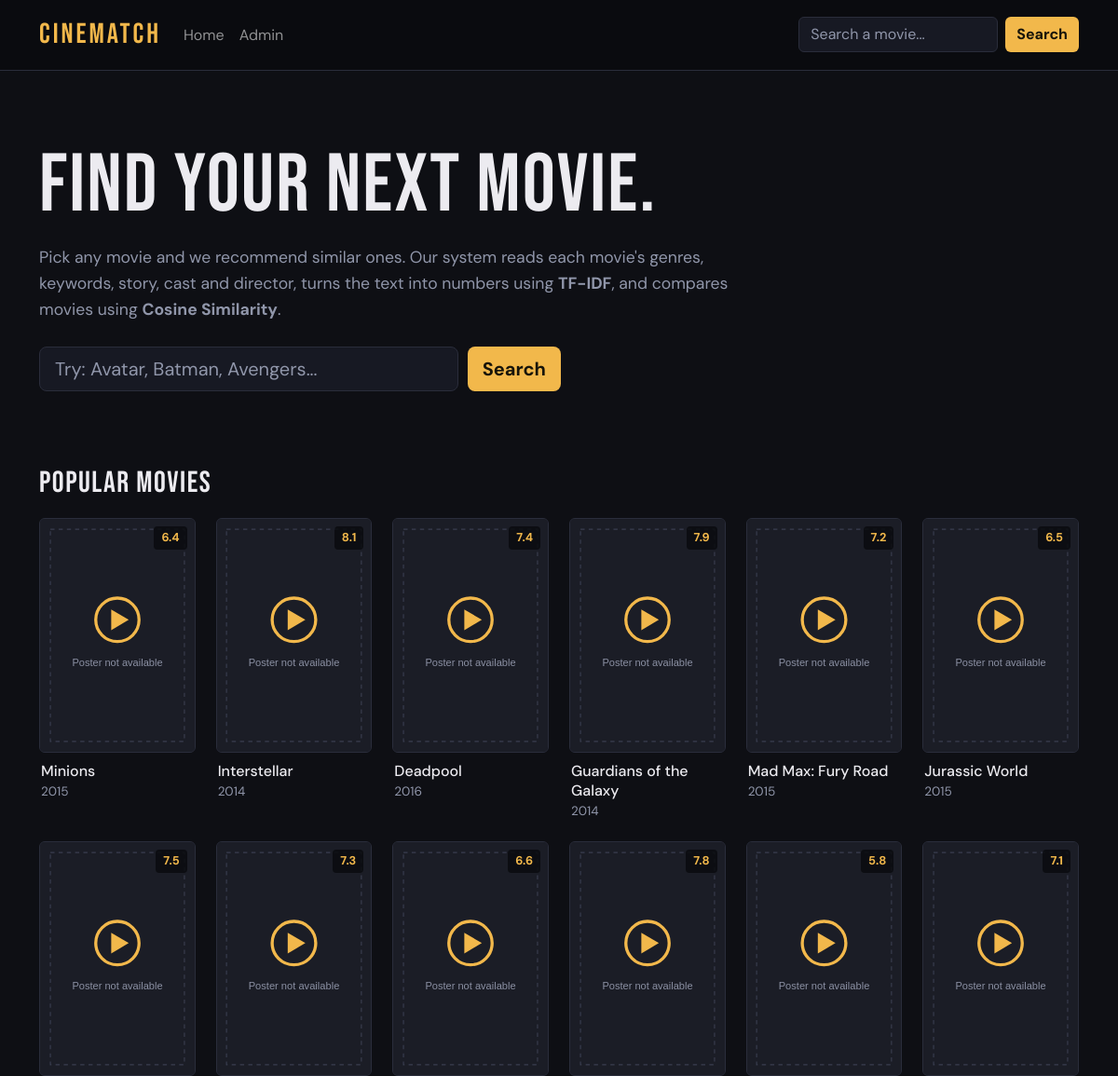
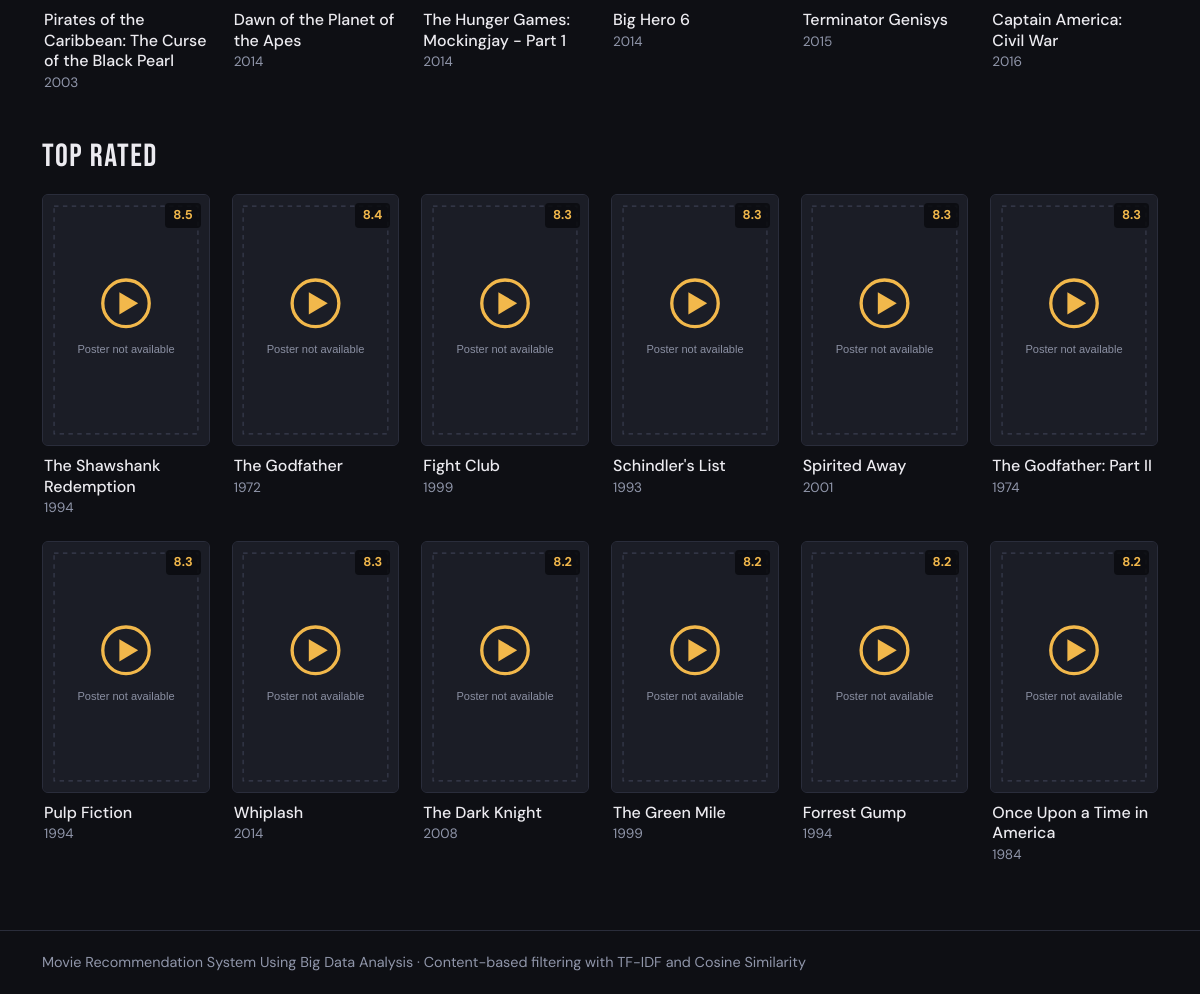
The page / on the database its author committed (2 pictures, top to bottom).
### movies/models.py (models this page shows, shortened)
class Movie(models.Model):
    movie_id = models.IntegerField(unique=True, help_text="TMDB movie id")
    title = models.CharField(max_length=255)
    genres = models.CharField(max_length=255, blank=True, help_text="Comma separated, e.g. Action, Adventure")
    keywords = models.TextField(blank=True, help_text="Comma separated")
    overview = models.TextField(blank=True)
    cast = models.CharField(max_length=500, blank=True, help_text="Comma separated")
    director = models.CharField(max_length=255, blank=True)
    vote_average = models.FloatField(default=0)
    vote_count = models.IntegerField(default=0)
    release_year = models.IntegerField(null=True, blank=True)
    popularity = models.FloatField(default=0)
    poster_path = models.CharField(max_length=255, blank=True)
    tags = models.TextField(blank=True, help_text="Leave empty: it is created automatically")
    class Meta:
        ordering = ["-popularity"]
    @property
    def poster_url(self):
        if self.poster_path:
            return POSTER_BASE_URL + self.poster_path
        return static("images/no-poster.svg")

### movies/views.py (the view)
# urls.py: path("", views.home, name="home"),
def home(request):
    context = {
        "dataset_missing": not Movie.objects.exists(),
        "popular_movies": Movie.objects.order_by("-popularity")[:12],
        "top_rated_movies": Movie.objects.filter(vote_count__gte=1000).order_by("-vote_average")[:12],
    }
    return render(request, "home.html", context)

### templates/home.html (shortened to what this page needs)
{% extends "base.html" %}
{% block content %}
<section class="hero">
  <h1>Find your next movie.</h1>
  <p class="lead-text">
    Pick any movie and we recommend similar ones. Our system reads each movie's genres, keywords,
    story, cast and director, turns the text into numbers using <strong>TF-IDF</strong>, and compares
    movies using <strong>Cosine Similarity</strong>.
  </p>
  <form class="hero-search" action="{% url 'search' %}" method="get">
    <input class="form-control form-control-lg" type="search" name="q" placeholder="Try: Avatar, Batman, Avengers..." aria-label="Search movie">
    <button class="btn btn-accent btn-lg" type="submit">Search</button>
  </form>
</section>
{% if dataset_missing %}
  <div class="notice">
    <strong>No movies in the database yet.</strong><br>
    Put <code>tmdb_5000_movies.csv</code> and <code>tmdb_5000_credits.csv</code> in the <code>data</code> folder, then run:
    <pre>python manage.py preprocess_data
python manage.py load_movies</pre>
  </div>
{% else %}
  <h2 class="section-title">Popular movies</h2>
  <div class="movie-grid movie-row">
    {% for item in popular_movies %}{% include "_movie_card.html" %}{% endfor %}
  </div>
  {% if top_rated_movies %}
    <h2 class="section-title">Top rated</h2>
    <div class="movie-grid movie-row">
      {% for item in top_rated_movies %}{% include "_movie_card.html" %}{% endfor %}
    </div>
  {% endif %}
{% endif %}
{% endblock %}

### templates/_movie_card.html
<a class="movie-card" href="{% url 'movie_detail' item.movie_id %}">
  <div class="poster-wrap">
    <img src="{{ item.poster_url }}" alt="Poster of {{ item.title }}" loading="lazy" class="poster-img">
    {% if item.vote_average %}<span class="rating-badge">{{ item.vote_average|floatformat:1 }}</span>{% endif %}
  </div>
  <div class="card-info">
    <div class="card-title">{{ item.title }}</div>
    <div class="card-sub">{% if item.release_year %}{{ item.release_year }}{% endif %}{% if extra %} &middot; {{ extra }}% match{% endif %}</div>
  </div>
</a>

### static/css/style.css (style rules this page uses)
:root { --bg: #0e0f14; --surface: #171923; --line: #2a2d3b; --text: #ecebf0; --muted: #9096aa; --accent: #f2b84b; --accent-dark: #d99a22; }
body { background: var(--bg); color: var(--text); font-family: "DM Sans", system-ui, sans-serif; line-height: 1.6; min-height: 100vh; display: flex; flex-direction: column; }
a { color: inherit; }
.search-form .form-control, .hero-search .form-control { background: var(--surface); border: 1px solid var(--line); color: var(--text); }
.search-form .form-control::placeholder, .hero-search .form-control::placeholder { color: var(--muted); }
.btn-accent { background: var(--accent); color: #17140a; font-weight: 700; border: none; }
.hero { padding: 56px 0 36px; max-width: 760px; }
.hero h1 { font-family: "Bebas Neue", sans-serif; font-size: clamp(3rem, 9vw, 5.5rem); letter-spacing: 2px; line-height: 1; margin-bottom: 18px; }
.lead-text { color: var(--muted); font-size: 1.1rem; max-width: 62ch; }
.hero-search { display: flex; gap: 10px; margin-top: 26px; max-width: 560px; }
.section-title { font-family: "Bebas Neue", sans-serif; font-size: 2rem; letter-spacing: 1.5px; margin: 44px 0 18px; }
.movie-grid { display: grid; grid-template-columns: repeat(auto-fill, minmax(160px, 1fr)); gap: 22px; }
.movie-card { text-decoration: none; display: block; }
.poster-wrap { position: relative; aspect-ratio: 2 / 3; overflow: hidden; border-radius: 6px; background: var(--surface); border: 1px solid var(--line); }
.poster-img { width: 100%; height: 100%; object-fit: cover; display: block; transition: transform .3s ease; }
.rating-badge { position: absolute; top: 8px; right: 8px; background: rgba(10,11,15,.85); color: var(--accent); font-weight: 700; font-size: .8rem; padding: 2px 8px; border-radius: 4px; }
.card-info { padding: 10px 2px 0; }
.card-title { font-weight: 500; line-height: 1.3; }
.card-sub { color: var(--muted); font-size: .85rem; }

### rows shown on the page
Movie: vote_average "6.4", title "Minions", release_year "2015"
Movie: vote_average "8.1", title "Interstellar", release_year "2014"
Movie: vote_average "7.4", title "Deadpool", release_year "2016"
Movie: vote_average "7.9", title "Guardians of the Galaxy", release_year "2014"
Movie: vote_average "7.2", title "Mad Max: Fury Road", release_year "2015"
Movie: vote_average "6.5", title "Jurassic World", release_year "2015"
Movie: vote_average "7.5", title "Pirates of the Caribbean: The Curse of the Black Pearl", release_year "2003"
Movie: vote_average "7.3", title "Dawn of the Planet of the Apes", release_year "2014"
Movie: vote_average "6.6", title "The Hunger Games: Mockingjay - Part 1", release_year "2014"
Movie: vote_average "7.8", title "Big Hero 6", release_year "2014"
Movie: vote_average "5.8", title "Terminator Genisys", release_year "2015"
Movie: vote_average "7.1", title "Captain America: Civil War", release_year "2016"
Movie: vote_average "8.5", title "The Shawshank Redemption", release_year "1994"
Movie: vote_average "8.4", title "The Godfather", release_year "1972"
Movie: vote_average "8.3", title "Fight Club", release_year "1999"
Movie: vote_average "8.3", title "Schindler's List", release_year "1993"
Movie: vote_average "8.3", title "Spirited Away", release_year "2001"
Movie: vote_average "8.3", title "The Godfather: Part II", release_year "1974"
Movie: vote_average "8.3", title "Pulp Fiction", release_year "1994"
Movie: vote_average "8.3", title "Whiplash", release_year "2014"
Movie: vote_average "8.2", title "The Dark Knight", release_year "2008"
Movie: vote_average "8.2", title "The Green Mile", release_year "1999"
Movie: vote_average "8.2", title "Forrest Gump", release_year "1994"
Movie: vote_average "8.2", title "Once Upon a Time in America", release_year "1984"
